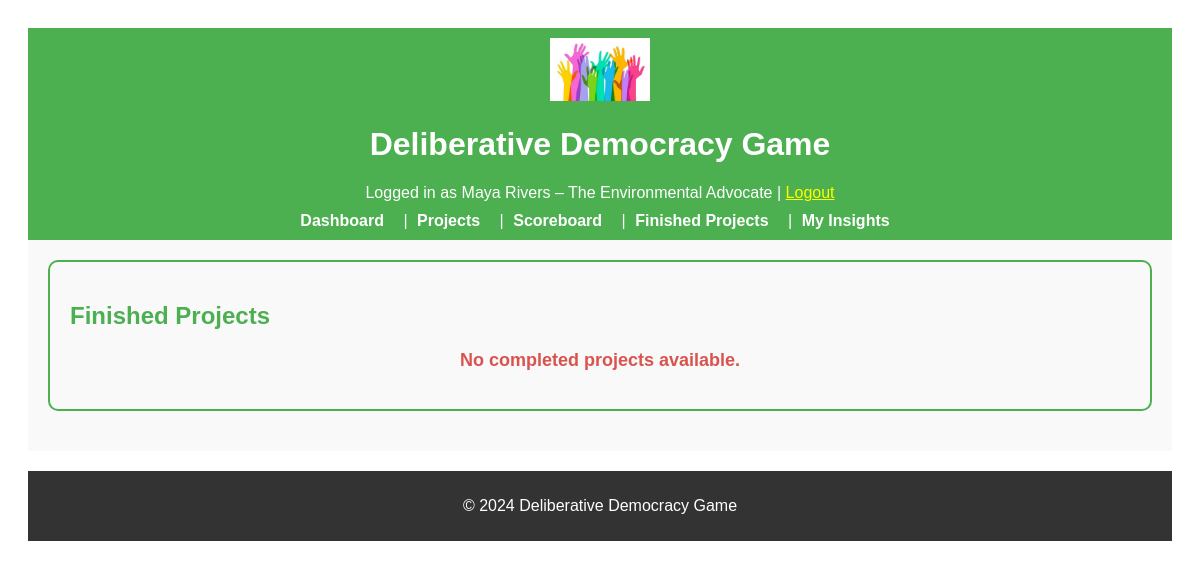
The app's page /finished_projects (signed in), older data.
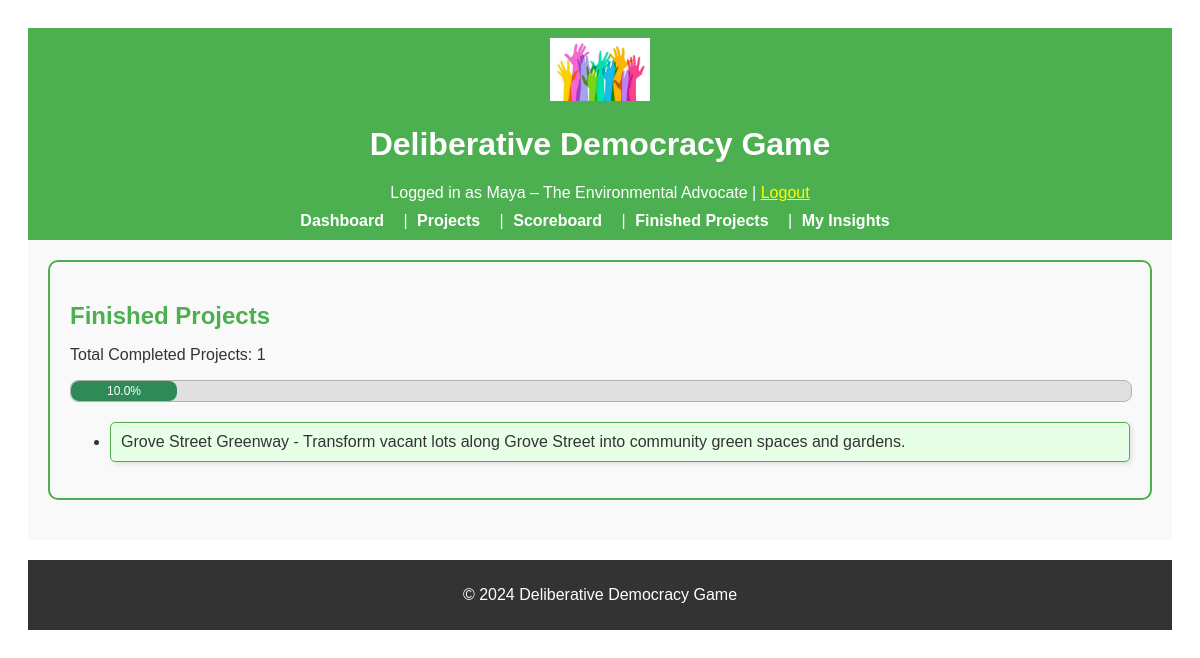
The same page, newer data.
### app/models.py (models this page shows, shortened)
class User(UserMixin, db.Model):
    __tablename__ = "users"
    id = db.Column(db.Integer, primary_key=True)
    character_name = db.Column(db.String(64), unique=True, nullable=False)
    interests = db.Column(db.Text, nullable=True)
    utility_criteria = db.Column(db.Text, nullable=True)
    starting_resources = db.Column(db.Text, nullable=True)
    reading = db.Column(db.Text, nullable=True)
    environment = db.Column(db.Integer, default=0, nullable=True)
    money = db.Column(db.Integer, default=0, nullable=True)
    involvement = db.Column(db.Integer, default=0, nullable=True)
    welfare = db.Column(db.Integer, default=0, nullable=True)
    resources = db.relationship("Resource", backref="user", lazy=True)
    metrics = db.relationship("Metric", backref="user", lazy=True)

class Project(db.Model):
    __tablename__ = "projects"
    id = db.Column(db.Integer, primary_key=True)
    name = db.Column(db.String(128), nullable=False)
    description = db.Column(db.Text, nullable=True)
    outcomes = db.Column(db.Text, nullable=True)
    required_resources = db.Column(db.Text, nullable=True)
    is_completed = db.Column(db.Boolean, default=False)
    personal_metric_updates = db.Column(
        db.JSON, nullable=True
    )  # JSON for user-specific metric updates

### app/routes.py (the view)
@main.route("/finished_projects")
@login_required
def finished_projects():
    projects = Project.query.filter_by(is_completed=True).all()
    for project in projects:
        project.description = re.sub(r"http\S+|<a .*?>.*?</a>", "", project.description)
    total_projects = Project.query.count()  # Get the total number of projects
    return render_template(
        "finished_projects.html", projects=projects, total_projects=total_projects
    )

### app/routes.py (called while the page is built)
@login_manager.user_loader
def load_user(user_id):
    return User.query.get(int(user_id))

### app/templates/finished_projects.html (shortened to what this page needs)
{% extends "base.html" %}
{% block content %}
<div class="finished-projects-container">
    <h2 class="finished-projects-header">Finished Projects</h2>
    {% if projects %}
    <p>Total Completed Projects: {{ projects|length }}</p>
    <div class="progress-bar-container completed-projects-container">
        <div class="progress-bar completed-projects"
            style="width: {{ (projects|length / total_projects) * 100 }}%; max-width: 100%;">
            {{ (projects|length / total_projects) * 100 | round(1) }}%
        </div>
    </div>
    <ul>
        {% for project in projects %}
        <li class="finished-project-item">{{ project.name }} - {{ project.description }}</li>
        {% endfor %}
    </ul>
    {% else %}
    <p class="no-projects-message">No completed projects available.</p>
    {% endif %}
</div>
{% endblock %}

### app/templates/base.html (shortened to what this page needs)
<!DOCTYPE html>
<html lang="en">
<head>
    <link rel="stylesheet" href="{{ url_for('static', filename='css/styles.css') }}">
</head>
<body>
    <header style="background-color: #4CAF50; padding: 10px; color: white; text-align: center;">
        <img src="{{ url_for('static', filename='images/logo.png') }}" alt="Game Logo"
            style="width: 100px; height: auto;">
        <h1>Deliberative Democracy Game</h1>
        {% if current_user.is_authenticated %}
        <p style="margin: 0;">Logged in as {{ current_user.character_name }} | <a href="{{ url_for('main.logout') }}"
                style="color: yellow;">Logout</a></p>
        {% endif %}
        <nav style="margin-top: 10px;">
            <a href="{{ url_for('main.dashboard') }}" style="color: white; padding: 5px;">Dashboard</a> |
            <a href="{{ url_for('main.project_list') }}" style="color: white; padding: 5px;">Projects</a> |
            <a href="{{ url_for('main.score_board') }}" style="color: white; padding: 5px;">Scoreboard</a> |
            <a href="{{ url_for('main.finished_projects') }}" style="color: white; padding: 5px;">Finished Projects</a>
            |
            <a href="{{ url_for('main.insight') }}" style="color: white; padding: 5px;">My Insights</a>
        </nav>
    </header>
    <main style="padding: 20px; background-color: #f9f9f9;">
        {% block content %}{% endblock %}
    </main>
    <footer style="background-color: #333; color: white; text-align: center; padding: 10px; margin-top: 20px;">
        <p>&copy; 2024 Deliberative Democracy Game</p>
    </footer>
</body>
</html>

Row changes from the older to the newer data that the page shows:
changed User: character_name "Maya Rivers – The Environmental Advocate" → "Maya – The Environmental Advocate"
now on this page (row edited): Project: name "Grove Street Greenway", description "Transform vacant lots along Grove Street into community green spaces and gardens."
Text that changed along with them:
{{ projects|length }}: (not shown) → "1"
{{ (projects|length / total_projects) * 100 | round(1) }}: (not shown) → "10.0"
text no longer shown: "No completed projects available."
text now shown: "Total Completed Projects: %"
